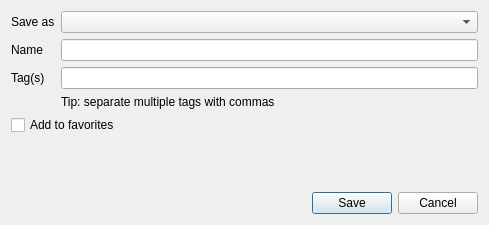
<?xml version="1.0" encoding="UTF-8"?>
<ui version="4.0">
 <class>QgsStyleSaveDialog</class>
 <widget class="QDialog" name="QgsStyleSaveDialog">
  <property name="geometry">
   <rect>
    <x>0</x>
    <y>0</y>
    <width>489</width>
    <height>225</height>
   </rect>
  </property>
  <property name="windowTitle">
   <string>Save New Style</string>
  </property>
  <layout class="QVBoxLayout" name="verticalLayout">
   <item>
    <layout class="QGridLayout" name="gridLayout">
     <item row="1" column="1">
      <widget class="QLineEdit" name="mName"/>
     </item>
     <item row="3" column="1">
      <widget class="QLabel" name="label_10">
       <property name="text">
        <string>Tip: separate multiple tags with commas</string>
       </property>
      </widget>
     </item>
     <item row="4" column="0" colspan="2">
      <widget class="QCheckBox" name="mFavorite">
       <property name="sizePolicy">
        <sizepolicy hsizetype="Maximum" vsizetype="Fixed">
         <horstretch>0</horstretch>
         <verstretch>0</verstretch>
        </sizepolicy>
       </property>
       <property name="text">
        <string>Add to favorites</string>
       </property>
      </widget>
     </item>
     <item row="1" column="0">
      <widget class="QLabel" name="label_1">
       <property name="text">
        <string>Name</string>
       </property>
      </widget>
     </item>
     <item row="2" column="1">
      <widget class="QLineEdit" name="mTags"/>
     </item>
     <item row="2" column="0">
      <widget class="QLabel" name="label_101">
       <property name="text">
        <string>Tag(s)</string>
       </property>
      </widget>
     </item>
     <item row="0" column="1">
      <widget class="QComboBox" name="mComboSaveAs"/>
     </item>
     <item row="0" column="0">
      <widget class="QLabel" name="mLabelSaveAs">
       <property name="text">
        <string>Save as</string>
       </property>
      </widget>
     </item>
    </layout>
   </item>
   <item>
    <spacer name="verticalSpacer">
     <property name="orientation">
      <enum>Qt::Vertical</enum>
     </property>
     <property name="sizeHint" stdset="0">
      <size>
       <width>20</width>
       <height>40</height>
      </size>
     </property>
    </spacer>
   </item>
   <item>
    <widget class="QDialogButtonBox" name="buttonBox">
     <property name="orientation">
      <enum>Qt::Horizontal</enum>
     </property>
     <property name="standardButtons">
      <set>QDialogButtonBox::Cancel|QDialogButtonBox::Save</set>
     </property>
    </widget>
   </item>
  </layout>
 </widget>
 <tabstops>
  <tabstop>mName</tabstop>
  <tabstop>mTags</tabstop>
  <tabstop>mFavorite</tabstop>
 </tabstops>
 <resources/>
 <connections>
  <connection>
   <sender>buttonBox</sender>
   <signal>accepted()</signal>
   <receiver>QgsStyleSaveDialog</receiver>
   <slot>accept()</slot>
   <hints>
    <hint type="sourcelabel">
     <x>248</x>
     <y>254</y>
    </hint>
    <hint type="destinationlabel">
     <x>157</x>
     <y>274</y>
    </hint>
   </hints>
  </connection>
  <connection>
   <sender>buttonBox</sender>
   <signal>rejected()</signal>
   <receiver>QgsStyleSaveDialog</receiver>
   <slot>reject()</slot>
   <hints>
    <hint type="sourcelabel">
     <x>316</x>
     <y>260</y>
    </hint>
    <hint type="destinationlabel">
     <x>286</x>
     <y>274</y>
    </hint>
   </hints>
  </connection>
 </connections>
</ui>
